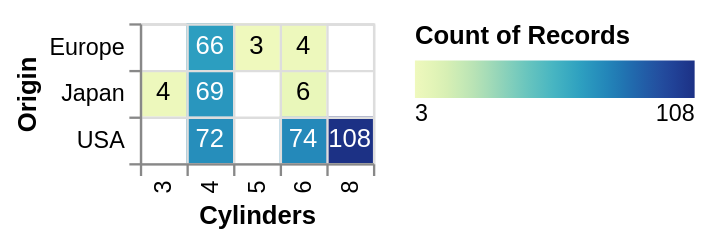

The Vega-Lite source for this figure:
### Vega-Lite specification from a JSON file in a GitHub repository (floating-point values rounded to 4 significant figures; data arrays with more than 128 entries replaced by an {"elided": "..."} marker saying what was removed)
{"$schema": "https://vega.github.io/schema/vega-lite/v4.json", "data": {"values": {"elided": "406 records"}}, "transform": [{"aggregate": [{"op": "count", "as": "num_cars"}], "groupby": ["Origin", "Cylinders"]}, {"joinaggregate": [{"op": "max", "field": "num_cars", "as": "max_num_cars"}]}, {"calculate": "datum.num_cars > 0.5 * datum.max_num_cars", "as": "more_than_half"}], "encoding": {"y": {"field": "Origin", "type": "ordinal"}, "x": {"field": "Cylinders", "type": "ordinal"}}, "layer": [{"mark": "rect", "encoding": {"color": {"field": "num_cars", "type": "quantitative", "title": "Count of Records", "legend": {"direction": "horizontal", "gradientLength": 120}}}}, {"mark": "text", "encoding": {"text": {"field": "num_cars", "type": "quantitative"}, "color": {"field": "more_than_half", "type": "nominal", "scale": {"domain": [false, true], "range": ["black", "white"]}, "legend": null}}}], "config": {"axis": {"grid": true, "tickBand": "extent"}}}
